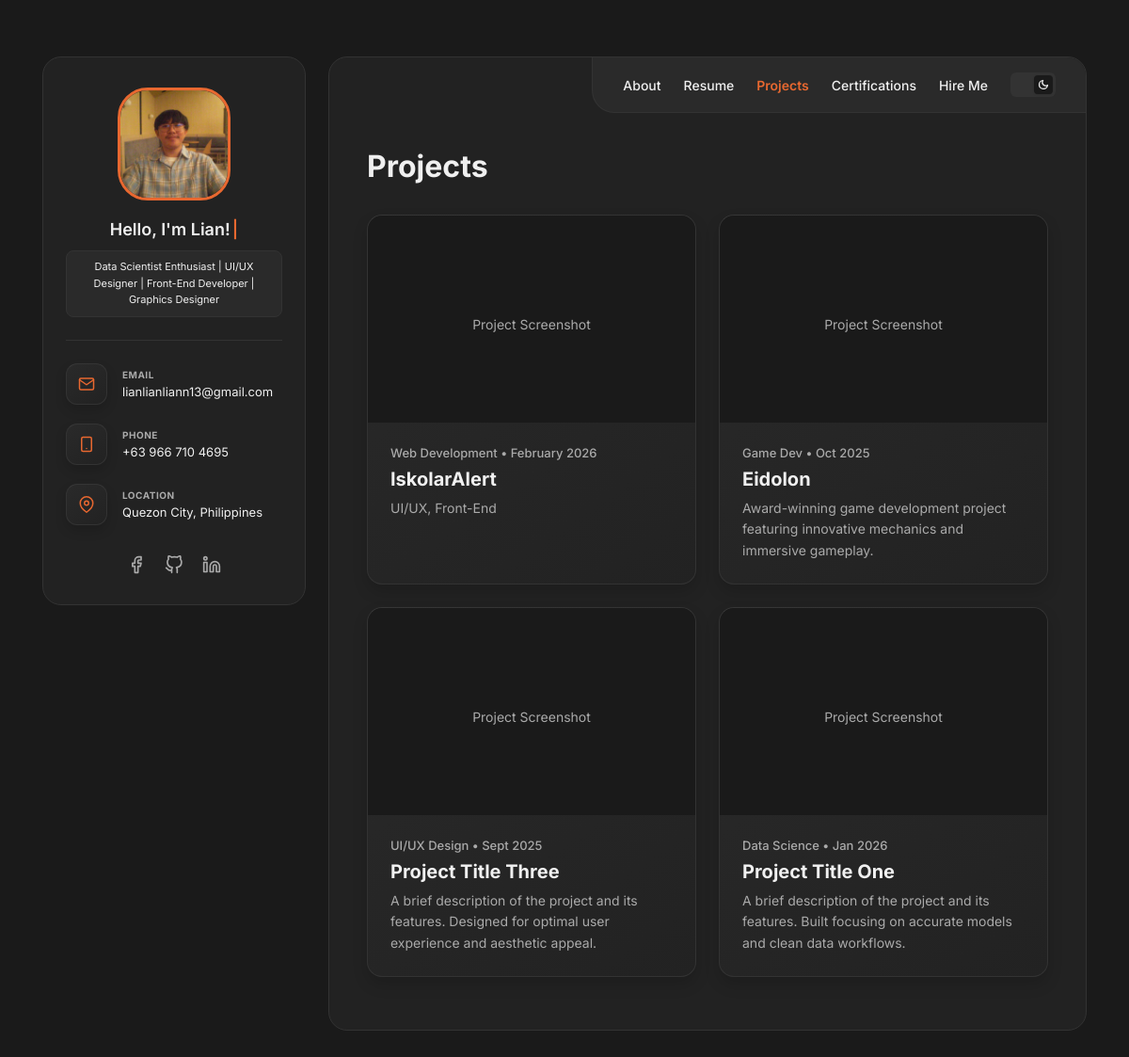
The app's page /projects.php with its own data.
### tables this page shows
CREATE TABLE `projects` (
  `id` int(11) NOT NULL,
  `title` varchar(255) NOT NULL,
  `category` varchar(100) NOT NULL,
  `project_date` varchar(100) NOT NULL,
  `description` text NOT NULL
);

### projects.php (the view, shortened to what this page needs)
<?php
require_once 'db.php';
$stmt = $pdo->query("SELECT * FROM projects ORDER BY id DESC");
$projects = $stmt->fetchAll(PDO::FETCH_ASSOC);
?>
<!DOCTYPE html>
<html lang="en">
<head>
    <link rel="stylesheet" href="css/style.css">
</head>
<body>
    <div class="layout-wrapper">
        <aside class="sidebar">
            <img src="images/lian-luigi-paredes.jpg"
                alt="Profile Picture"
                class="profile-pic"/>
            <div class="sidebar-intro">
                <h2>Hello, I'm Lian!</h2>
                <div class="badge">Data Scientist Enthusiast | UI/UX Designer | Front-End Developer | Graphics Designer</div>
            </div>
            <hr class="sidebar-divider"/>
            <ul class="contact-list">
                <li>
                    <div class="contact-icon">
                        <svg viewBox="0 0 24 24" fill="none" stroke="currentColor" stroke-width="2" stroke-linecap="round" stroke-linejoin="round"><path d="M4 4h16c1.1 0 2 .9 2 2v12c0 1.1-.9 2-2 2H4c-1.1 0-2-.9-2-2V6c0-1.1.9-2 2-2z"></path><polyline points="22,6 12,13 2,6"></polyline></svg>
                    </div>
                    <div class="contact-info">
                        <strong>Email</strong>
                        <p>lianlianliann13@gmail.com</p>
                    </div>
                </li>
                <li>
                    <div class="contact-icon">
                        <svg viewBox="0 0 24 24" fill="none" stroke="currentColor" stroke-width="2" stroke-linecap="round" stroke-linejoin="round"><rect x="5" y="2" width="14" height="20" rx="2" ry="2"></rect><line x1="12" y1="18" x2="12.01" y2="18"></line></svg>
                    </div>
                    <div class="contact-info">
                        <strong>Phone</strong>
                        <p>+63 966 710 4695</p>
                    </div>
                </li>
                <li>
                    <div class="contact-icon">
                        <svg viewBox="0 0 24 24" fill="none" stroke="currentColor" stroke-width="2" stroke-linecap="round" stroke-linejoin="round"><path d="M21 10c0 7-9 13-9 13s-9-6-9-13a9 9 0 0 1 18 0z"></path><circle cx="12" cy="10" r="3"></circle></svg>
                    </div>
                    <div class="contact-info">
                        <strong>Location</strong>
                        <p>Quezon City, Philippines</p>
                    </div>
                </li>
            </ul>
            <div class="social-links">
                <a href="https://www.facebook.com/ventura.lian/" target="_blank" aria-label="Facebook">
                    <svg viewBox="0 0 24 24" fill="none" stroke="currentColor" stroke-width="2" stroke-linecap="round" stroke-linejoin="round"><path d="M18 2h-3a5 5 0 0 0-5 5v3H7v4h3v8h4v-8h3l1-4h-4V7a1 1 0 0 1 1-1h3z"></path></svg>
                </a>
                <a href="https://github.com/lianlianliann" target="_blank" aria-label="GitHub">
                </a>
                <a href="https://www.linkedin.com/in/lian-paredes-87608a298/" target="_blank" aria-label="LinkedIn">
                    <svg viewBox="0 0 24 24" fill="none" stroke="currentColor" stroke-width="2" stroke-linecap="round" stroke-linejoin="round"><path d="M16 8a6 6 0 0 1 6 6v7h-4v-7a2 2 0 0 0-2-2 2 2 0 0 0-2 2v7h-4v-7a6 6 0 0 1 6-6z"></path><rect x="2" y="9" width="4" height="12"></rect><circle cx="4" cy="4" r="2"></circle></svg>
                </a>
            </div>
        </aside>
        <main class="main-content">
            <nav class="navbar">
                <ul class="nav-links">
                    <li><a href="index.html">About</a></li>
                    <li><a href="resume.html">Resume</a></li>
                    <li><a href="projects.html" class="active">Projects</a></li>
                    <li><a href="certifications.html">Certifications</a></li>
                    <li><a href="hire-me.html">Hire Me</a></li>
                </ul>
                <button id="theme-toggle" class="theme-switch" aria-label="Toggle Theme">
                    <span class="switch-thumb"></span>
                </button>
            </nav>
            <section id="projects" class="section">
                <h1 class="page-title">Projects</h1>
                <div class="projects-grid">
                    <?php foreach ($projects as $project): ?>
                        <div class="project-card fade-in">
                            <a href="#" class="project-link">
                                <div class="project-image-wrapper">
                                    <div class="project-image-placeholder">
                                        <p>Project Screenshot</p>
                                    </div>
                                </div>
                                <div class="project-info">
                                    <span class="project-meta"><?php echo htmlspecialchars($project['category']); ?> &bull; <?php echo htmlspecialchars($project['project_date']); ?></span>
                                    <h2><?php echo htmlspecialchars($project['title']); ?></h2>
                                    <p><?php echo htmlspecialchars($project['description']); ?></p>
                                </div>
                            </a>
                        </div>
                    <?php endforeach; ?>
                </div>
            </section>
        </main>
    </div>
</body>
</html>

### records on screen
projects: category "Web Development", project_date "February 2026", title "IskolarAlert", description "UI/UX, Front-End"
projects: category "Game Dev", project_date "Oct 2025", title "Eidolon", description "Award-winning game development project featuring innovative mechanics and immersive gameplay."
projects: category "UI/UX Design", project_date "Sept 2025", title "Project Title Three", description "A brief description of the project and its features. Designed for optimal user experience and aesthetic appeal."
projects: category "Data Science", project_date "Jan 2026", title "Project Title One", description "A brief description of the project and its features. Built focusing on accurate models and clean data workflows."
